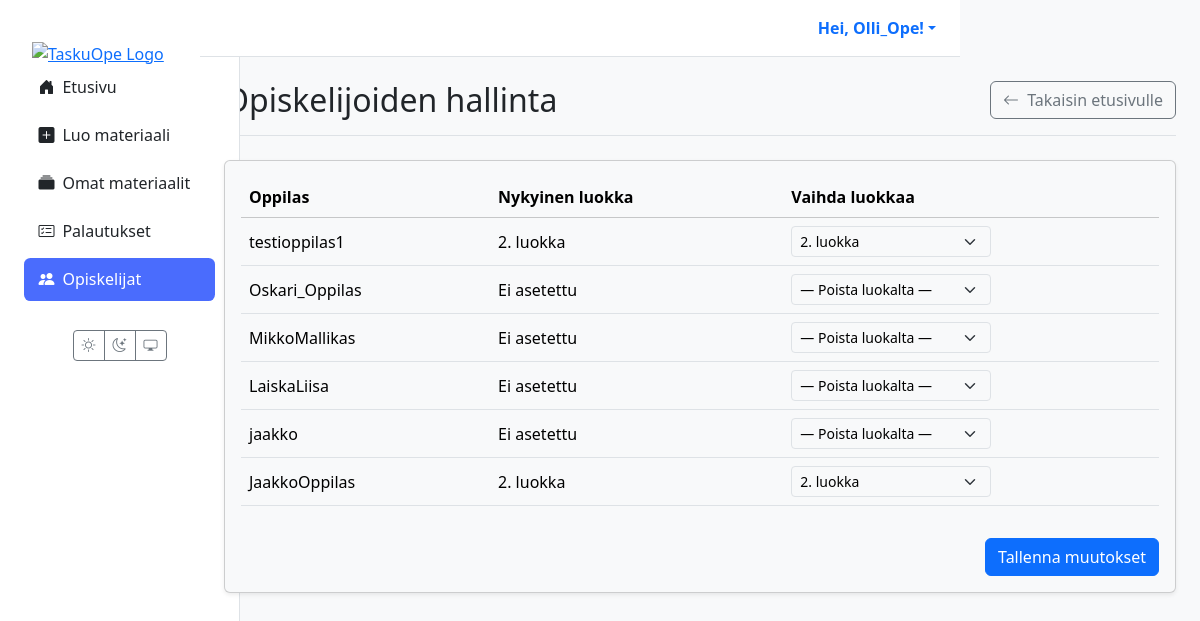
/students/ (signed in), run on an earlier commit of the app's database.
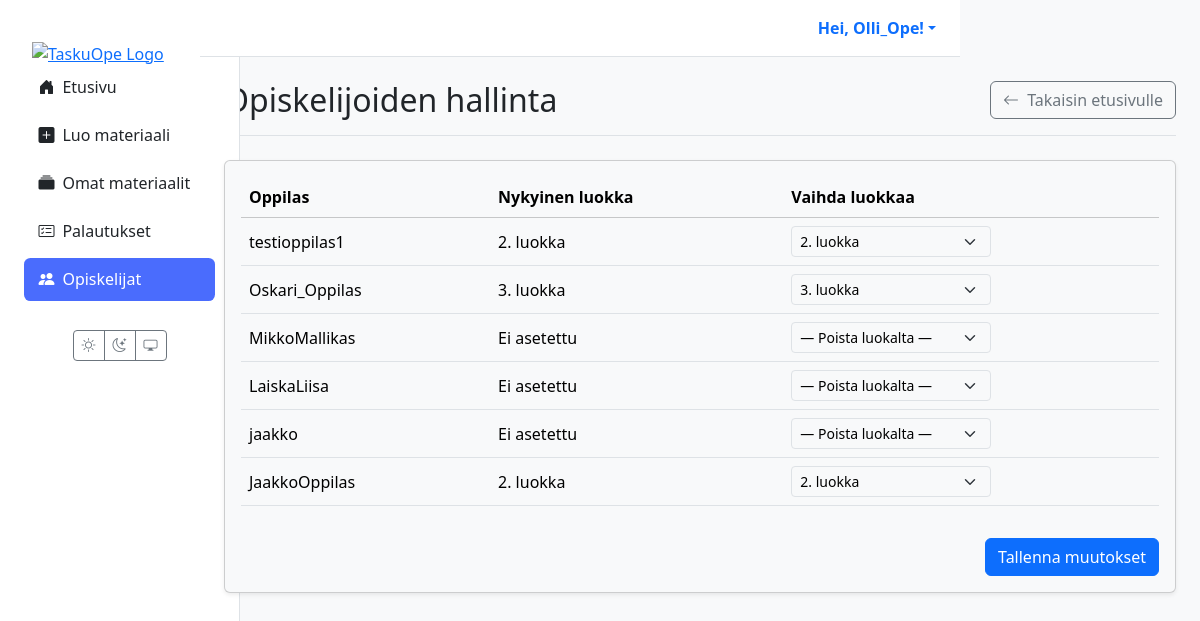
And on a later commit of the database.
### users/models.py (models this page shows)
class CustomUser(AbstractUser):
    class Role(models.TextChoices):
        TEACHER = 'TEACHER', 'Teacher'
        STUDENT = 'STUDENT', 'Student'
    role = models.CharField(max_length=50, choices=Role.choices, default=Role.STUDENT)
    grade_class = models.PositiveSmallIntegerField(
        verbose_name="Luokka-aste",
        null=True,  # Salli tyhjä arvo (esim. opettajat)
        blank=True, # Ei pakollinen lomakkeissa
        choices=[(i, f"{i}. luokka") for i in range(1, 10)] # Valinnat 1-9
    )

### materials/views.py (the view, shortened to what this page needs)
# urls.py: path('students/', views.teacher_student_list_view, name='teacher_student_list'),
@login_required
def teacher_student_list_view(request):
    if request.user.role != 'TEACHER':
        messages.error(request, "Vain opettajat voivat hallita opiskelijoita.")
        return redirect('dashboard')
    students = CustomUser.objects.filter(role='STUDENT').order_by('last_name', 'first_name')
    grade_choices = CustomUser._meta.get_field('grade_class').choices
    context = {
        'students': students,
        'grade_choices': grade_choices,
    }
    return render(request, 'materials/teacher_student_list.html', context)

### templates/materials/teacher_student_list.html (shortened to what this page needs)
{% extends 'partials/base.html' %}
{% block content %}
<div class="container-fluid">
  <div class="d-flex justify-content-between align-items-center mb-4 border-bottom pb-3">
    <h1 class="h2 mb-0">Opiskelijoiden hallinta</h1>
    <a href="{% url 'dashboard' %}" class="btn btn-outline-secondary">
      <i class="bi bi-arrow-left me-1"></i> Takaisin etusivulle
    </a>
  </div>
  <div class="card shadow-sm">
    <div class="card-body">
      <form method="post">
        <div class="table-responsive">
          <table class="table table-hover align-middle">
            <thead class="table-light">
              <tr>
                <th>Oppilas</th>
                <th>Nykyinen luokka</th>
                <th>Vaihda luokkaa</th>
              </tr>
            </thead>
            <tbody>
              {% for student in students %}
                <tr>
                  <td>{{ student.get_full_name|default:student.username }}</td>
                  <td>{{ student.get_grade_class_display|default:"Ei asetettu" }}</td>
                  <td>
                    <select name="student-{{ student.id }}" class="form-select form-select-sm" style="max-width: 200px;">
                      <option value="">— Poista luokalta —</option>
                      {% for grade, display in grade_choices %}
                        <option value="{{ grade }}" {% if student.grade_class == grade %}selected{% endif %}>
                          {{ display }}
                        </option>
                      {% endfor %}
                    </select>
                  </td>
                </tr>
              {% empty %}
                <tr>
                  <td colspan="3" class="text-center text-muted py-4">Järjestelmässä ei ole opiskelijoita.</td>
                </tr>
              {% endfor %}
            </tbody>
          </table>
        </div>
        <div class="mt-3 text-end">
          <button type="submit" class="btn btn-primary">Tallenna muutokset</button>
        </div>
      </form>
    </div>
  </div>
</div>
{% endblock %}

What changed in the data, as far as the page shows it:
changed CustomUser "Oskari_Oppilas": grade_class "Ei asetettu" → "3. luokka"; grade_class+id "— Poista luokalta —" → "3. luokka"
